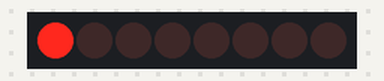
Bench run of a sketch on a simulated Arduino Uno, built with avr-gcc and run on an emulated ATmega328P. On the bench: 8 shift-register outputs drawn as a row of LEDs (first output left, lit = HIGH). Wiring (inferred from the names in the program): shift register (74HC595): data pin 2; shift clock pin 3; latch pin 4. Wiring (inferred from the signals the program sends): row of LEDs: on Q0, Q1, Q2, Q3, Q4, Q5, Q6, Q7.

Above: at 0.37 s.
At 5.12 s:
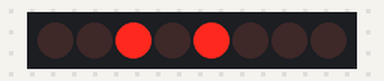
At 10.12 s:
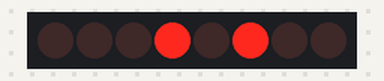
At 19.88 s:
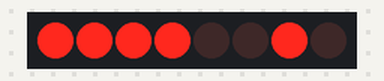
At 29.63 s:
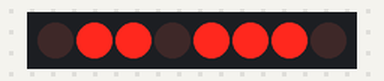
At 39.64 s:
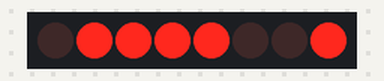
Timing chart, 0 to 40.0 s (numbered marks = the images above):
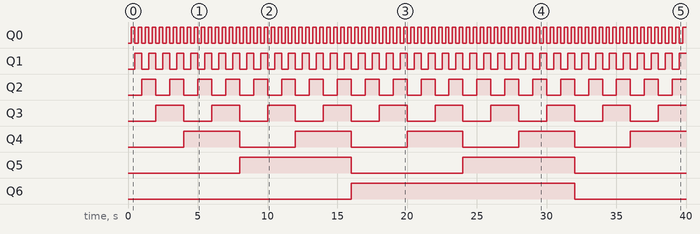

Measured:
- by itself, Q0: alternates HIGH for 0.25 s and LOW for 0.25 s
- by itself, Q1: alternates HIGH for 0.50 s and LOW for 0.50 s
- by itself, Q2: alternates HIGH for 1.0 s and LOW for 1.0 s
- by itself, Q3: alternates HIGH for 2.0 s and LOW for 2.0 s
- by itself, Q4: alternates HIGH for 4.0 s and LOW for 4.0 s
- by itself, Q5: alternates HIGH for 8.0 s and LOW for 8.0 s
- by itself, Q6: LOW → HIGH at 16.0 s, → LOW 16.0 s later

The sketch:

LED-line-control.ino
```cpp
int data = 2;
int clock = 3;
int latch = 4;

int ledState = 0;
const int ON = HIGH;
const int OFF = LOW;

void setup()
{
  pinMode(data, OUTPUT);
  pinMode(clock, OUTPUT);
  pinMode(latch, OUTPUT);
}

void loop()
{
  int delayTime= 250;
  for (int i = 0; i < 256; i++)
  {
    updateLEDs(i);
    delay(delayTime);
  }
}

void updateLEDs(int value)
{
  digitalWrite(latch, LOW);
  shiftOut(data, clock, MSBFIRST, value);
  digitalWrite(latch, HIGH);
}
```
